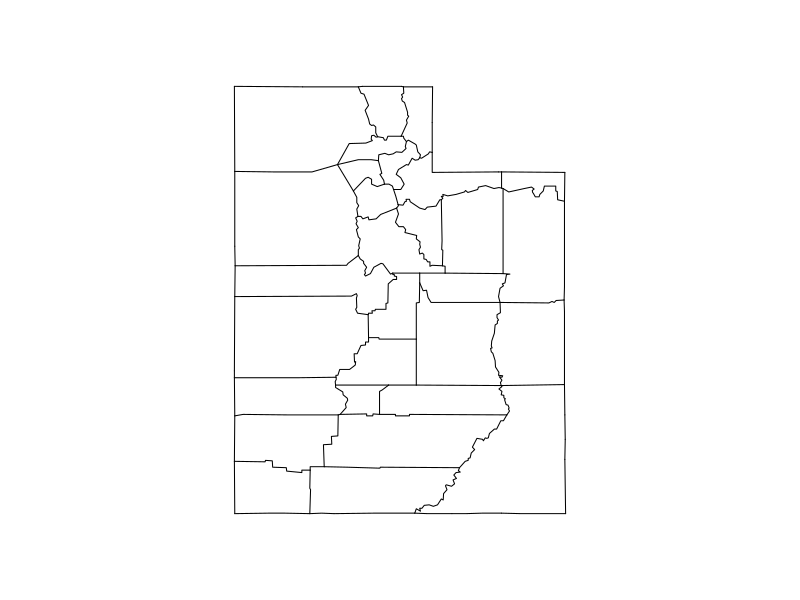

Reproduce this figure in R. (Note: this script raises an error after producing the figure.)
################################################################################
###### Creates a map of utah but is a class == "map"   #########
################################################################################

maps::map(database = 'county', regions = c('utah'))
# raster::plot(nonzero_stations_spatial[nonzero_stations_spatial$MSE_VECTOR > 150, ], add = TRUE)
raster::plot(error_stations_spatial[error_stations_spatial$MSE_VECTOR > 150, ], add = TRUE)


###
nonzero_stations_spatial
error_stations5_spatial

################################################################################
###### This works as well but using spatial polygons   #########
################################################################################

?getData()
USA <- raster::getData("GADM", country = "USA", level = 2)
# raster::plot(USA)

utah <- subset(USA, NAME_1 == "Utah")
# raster::plot(nonzero_stations_spatial[nonzero_stations_spatial$MSE_VECTOR > 150, ])
# raster::plot(utah, add = TRUE)
# class(utah)
# tcrs

#### All the stations that have more than 5 observations
raster::plot(utah, main = "All Stations with 5+ obs")
# raster::plot(error_stations5_spatial, add = TRUE)
# raster::plot(error_stations_spatial, add = TRUE)
raster::plot(error_stations_spatial[error_stations_spatial$REPORTS > 5, ], add = TRUE)
error_stations5_spatial<- error_stations_spatial[error_stations_spatial$REPORTS > 5, ]

####  this order makes more sense and works better
raster::plot(utah, main = "MSE over 50")
raster::plot(error_stations5_spatial[error_stations5_spatial$MSE_VECTOR > 50, ], add = TRUE)

raster::plot(utah, main = "MSE over 100")
raster::plot(error_stations5_spatial[error_stations5_spatial$MSE_VECTOR > 100, ], add = TRUE)

raster::plot(utah, main = "MSE over 125")
raster::plot(error_stations5_spatial[error_stations5_spatial$MSE_VECTOR > 125, ], add = TRUE)

raster::plot(utah, main = "MSE over 150")
raster::plot(error_stations5_spatial[error_stations5_spatial$MSE_VECTOR > 150, ], add = TRUE)

raster::plot(utah, main = "MSE over 200")
raster::plot(error_stations5_spatial[error_stations5_spatial$MSE_VECTOR > 200, ], add = TRUE)

raster::plot(utah, main = "MSE over 250")
raster::plot(error_stations5_spatial[error_stations5_spatial$MSE_VECTOR > 250, ], add = TRUE)

raster::plot(utah, main = "MSE over 300")
raster::plot(error_stations5_spatial[error_stations5_spatial$MSE_VECTOR > 300, ], add = TRUE)

raster::plot(utah)
raster::plot(error_stations5_spatial[error_stations5_spatial$MSE_VECTOR > 300, ], add = TRUE)

raster::plot(utah)
sp::plot(error_stations5_spatial[error_stations5_spatial$MSE_VECTOR > 300, ], add = TRUE)


################################################################################
###### Plotting stations when the model underpredicts   #########
################################################################################

dim(error_stations5_spatial[error_stations5_spatial$AVE_BIAS > 50, ])

####  this order makes more sense and works better
raster::plot(utah, main = "ave bias over 25, model underpredicts")
raster::plot(error_stations5_spatial[error_stations5_spatial$AVE_BIAS > 25, ], 
             add = TRUE)

raster::plot(utah, main = "ave bias over 50, model underpredicts")
raster::plot(error_stations5_spatial[error_stations5_spatial$AVE_BIAS > 50, ],
             add = TRUE)

raster::plot(utah, main = "ave bias over 75, model underpredicts")
raster::plot(error_stations5_spatial[error_stations5_spatial$AVE_BIAS > 75, ],
             add = TRUE)

raster::plot(utah, main = "ave bias over 100, model underpredicts")
raster::plot(error_stations5_spatial[error_stations5_spatial$AVE_BIAS > 100, ], 
             add = TRUE)

raster::plot(utah, main = "ave bias over 125, model underpredicts")
raster::plot(error_stations5_spatial[error_stations5_spatial$AVE_BIAS > 125, ],
             add = TRUE)

raster::plot(utah, main = "ave bias over 150, model underpredicts")
raster::plot(error_stations5_spatial[error_stations5_spatial$AVE_BIAS > 150, ],
             add = TRUE)

raster::plot(utah, main = "ave bias over 200, model underpredicts")
raster::plot(error_stations5_spatial[error_stations5_spatial$AVE_BIAS > 200, ],
             add = TRUE)

raster::plot(utah, main = "ave bias over 250, model underpredicts")
raster::plot(error_stations5_spatial[error_stations5_spatial$AVE_BIAS > 250, ],
             add = TRUE)

raster::plot(utah, main = "ave bias over 275, model underpredicts")
raster::plot(error_stations5_spatial[error_stations5_spatial$AVE_BIAS > 275, ],
             add = TRUE)

dim(error_stations5_spatial[error_stations5_spatial$AVE_BIAS > 200, ])

################################################################################
###### plotting when the model overpredicts  #########
################################################################################
raster::plot(utah, main = "ave bias under -25, model overpredicts")
raster::plot(error_stations5_spatial[error_stations5_spatial$AVE_BIAS < -25, ],
             add = TRUE, col = "red")

raster::plot(utah, main = "ave bias under -50, model overpredicts") 
raster::plot(error_stations5_spatial[error_stations5_spatial$AVE_BIAS < -50, ],
             add = TRUE, col = "red")

raster::plot(utah, main = "ave bias under -75, model overpredicts")
raster::plot(error_stations5_spatial[error_stations5_spatial$AVE_BIAS < -75, ],
             add = TRUE, col = "red")

raster::plot(utah, main = "ave bias under -100, model overpredicts")
raster::plot(error_stations5_spatial[error_stations5_spatial$AVE_BIAS < -100, ],
             add = TRUE, col = "red")

raster::plot(utah, main = "ave bias under -125, model overpredicts")
raster::plot(error_stations5_spatial[error_stations5_spatial$AVE_BIAS < -125, ],
             add = TRUE, col = "red")

################################################################################
###### plotting over and under predicting together   #########
################################################################################
raster::plot(utah, main = "ave bias over 25 \n underpredicts - blue, over - red")
raster::plot(error_stations5_spatial[error_stations5_spatial$AVE_BIAS > 25, ], 
             add = TRUE, col = "blue")
raster::plot(error_stations5_spatial[error_stations5_spatial$AVE_BIAS < -25, ],
             add = TRUE, col = "red")

raster::plot(utah, main = "ave bias over 50, underpredicts - blue, over - red")
raster::plot(error_stations5_spatial[error_stations5_spatial$AVE_BIAS > 50, ],
             add = TRUE, col = "blue")
raster::plot(error_stations5_spatial[error_stations5_spatial$AVE_BIAS < -50, ],
             add = TRUE, col = "red")

raster::plot(utah, main = "ave bias over 75, underpredicts - blue, over - red")
raster::plot(error_stations5_spatial[error_stations5_spatial$AVE_BIAS > 75, ],
             add = TRUE, col = "blue")
raster::plot(error_stations5_spatial[error_stations5_spatial$AVE_BIAS < -75, ],
             add = TRUE, col = "red")

raster::plot(utah, main = "ave bias over 100, underpredicts - blue, over - red")
raster::plot(error_stations5_spatial[error_stations5_spatial$AVE_BIAS > 100, ],
             add = TRUE, col = "blue")
raster::plot(error_stations5_spatial[error_stations5_spatial$AVE_BIAS < -100, ],
             add = TRUE, col = "red")

raster::plot(utah, main = "ave bias over 125, underpredicts - blue, over - red")
raster::plot(error_stations5_spatial[error_stations5_spatial$AVE_BIAS > 125, ],
             add = TRUE, col = "blue")
raster::plot(error_stations5_spatial[error_stations5_spatial$AVE_BIAS < -125, ],
             add = TRUE, col = "red")

################################################################################
###### This works as well but using spatial polygons   #########
################################################################################
ut_stat_info[ut_stat_info$ID == high_stations, ]
high_stations 

individ_years
individ_years_spatial <- individ_years

individ_years_spatial <- individ_years_spatial[vapply(individ_years_spatial, Negate(is.null), NA)]

for (i in 1:length(individ_years_spatial)){
  sp::coordinates(individ_years_spatial[[i]]) <- c("LONGITUDE", "LATITUDE")
  sp::proj4string(individ_years_spatial[[i]]) <- ("+proj=longlat +datum=WGS84 +no_defs")
}

################################################################################
###### This works as well but using spatial polygons   #########
################################################################################

for (i in 1:length(individ_years_spatial)){
  raster::plot(utah, main = paste(year[i], "Difference over 250, underpredicts - blue, over - red"))
  raster::plot(individ_years_spatial[[i]][individ_years_spatial[[i]]$DIFFERENCE > 250, ],
               add = TRUE, col = "blue", cex = 1.5)
  raster::plot(individ_years_spatial[[i]][individ_years_spatial[[i]]$DIFFERENCE < -250, ],
               add = TRUE, col = "red", cex = 1.5)
  Sys.sleep(2)
}

for (i in 1:length(individ_years_spatial)){
  raster::plot(utah, main = paste(year[i], "Difference over 200, underpredicts - blue, over - red"))
  raster::plot(individ_years_spatial[[i]][individ_years_spatial[[i]]$DIFFERENCE > 200, ],
               add = TRUE, col = "blue", cex = 1.5)
  raster::plot(individ_years_spatial[[i]][individ_years_spatial[[i]]$DIFFERENCE < -200, ],
               add = TRUE, col = "red", cex = 1.5)
  Sys.sleep(2)
}

for (i in 1:length(individ_years_spatial)){
  raster::plot(utah, main = paste(year[i], "Difference over 150, underpredicts - blue, over - red"))
  raster::plot(individ_years_spatial[[i]][individ_years_spatial[[i]]$DIFFERENCE > 150, ],
               add = TRUE, col = "blue", cex = 1.5)
  raster::plot(individ_years_spatial[[i]][individ_years_spatial[[i]]$DIFFERENCE < -150, ],
               add = TRUE, col = "red", cex = 1.5)
  Sys.sleep(2)
}

for (i in 1:length(individ_years_spatial)){
  raster::plot(utah, main = paste(year[i], "Difference over 100, underpredicts - blue, over - red"))
  raster::plot(individ_years_spatial[[i]][individ_years_spatial[[i]]$DIFFERENCE > 100, ],
               add = TRUE, col = "blue", cex = 1.5)
  raster::plot(individ_years_spatial[[i]][individ_years_spatial[[i]]$DIFFERENCE < -100, ],
               add = TRUE, col = "red", cex = 1.5)
  Sys.sleep(2)
}

for (i in 1:length(individ_years_spatial)){
  raster::plot(utah, main = paste(year[i], "Difference over 50, underpredicts - blue, over - red"))
  raster::plot(individ_years_spatial[[i]][individ_years_spatial[[i]]$DIFFERENCE > 50, ],
               add = TRUE, col = "blue")
  raster::plot(individ_years_spatial[[i]][individ_years_spatial[[i]]$DIFFERENCE < 50, ],
               add = TRUE, col = "red")
  Sys.sleep(2)
}
# raster::plot(utah, main = paste(year[i], "Difference over 50, underpredicts - blue, over - red"))
# raster::plot(individ_years_spatial[[1]][individ_years_spatial[[1]]$DIFFERENCE > 100, ],
#              add = TRUE, col = "blue")
# raster::plot(individ_years_spatial[[1]][individ_years_spatial[[1]]$DIFFERENCE < -100, ],
#              add = TRUE, col = "red")

for (i in 1:length(individ_years_spatial)){
  print(c(year[i], mean(individ_years_spatial[[i]]$DIFFERENCE)))
  Sys.sleep(2)
}
